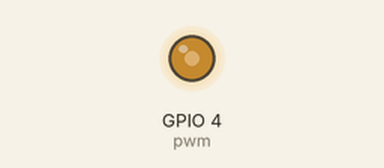
This sketch was run on a simulated ESP8266 (NodeMCU). On the bench: output pins drawn as LEDs (lit = HIGH).

Above: at 0.05 s.
At 1.5 s:
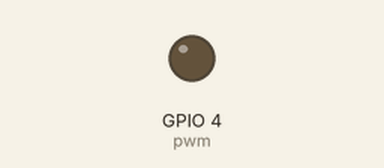
At 3.0 s:
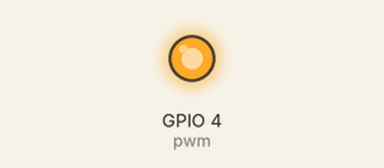
Timing chart, 0 to 6.9 s (numbered marks = the images above):
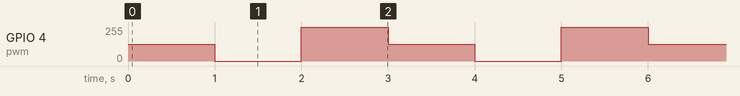

Measured:
- by itself, GPIO 4 (pwm): repeats every 3.0 s: 0/255 1.0 s, 255/255 1.0 s, 127/255 1.0 s

The sketch:

Servo.ino
```cpp
#include <Servo.h>
//Servo myservo; //Object of Servo Class
int pwm = 4;

void setup() {
   //myservo.attach(pwm); //Pin 4 on board

   //myservo.write(90);
  pinMode(pwm, OUTPUT);

  analogWriteRange(255);
}

void loop() {
  // put your main code here, to run repeatedly:

  //myservo.write(90);
  analogWrite(pwm,127);
  delay(1000);
  //myservo.write(0);
  analogWrite(pwm, 0);
  delay(1000);
  //myservo.write(180);
  analogWrite(pwm, 255);
  delay(1000);

  //1. Convert the angle to duty cycle
  //2. analogWrite(pwm, DutyCycyle)

}
```
